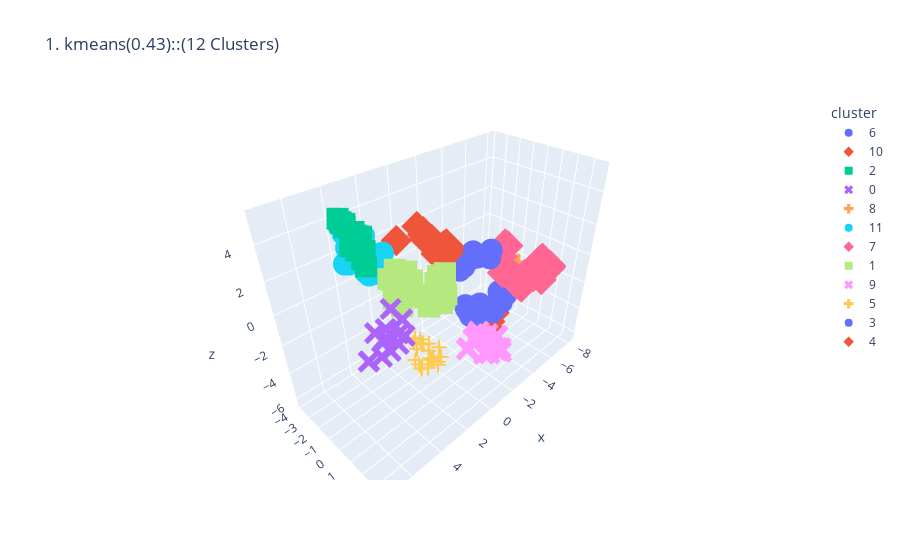
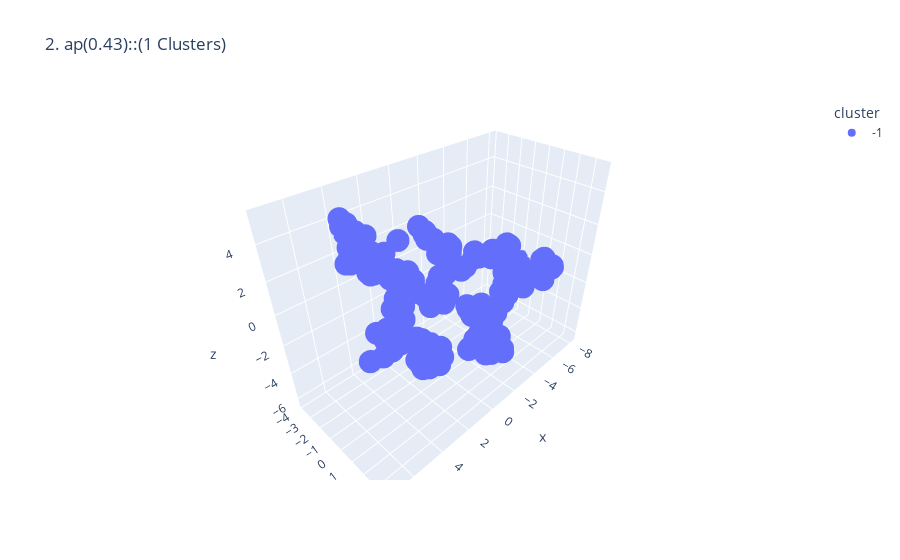
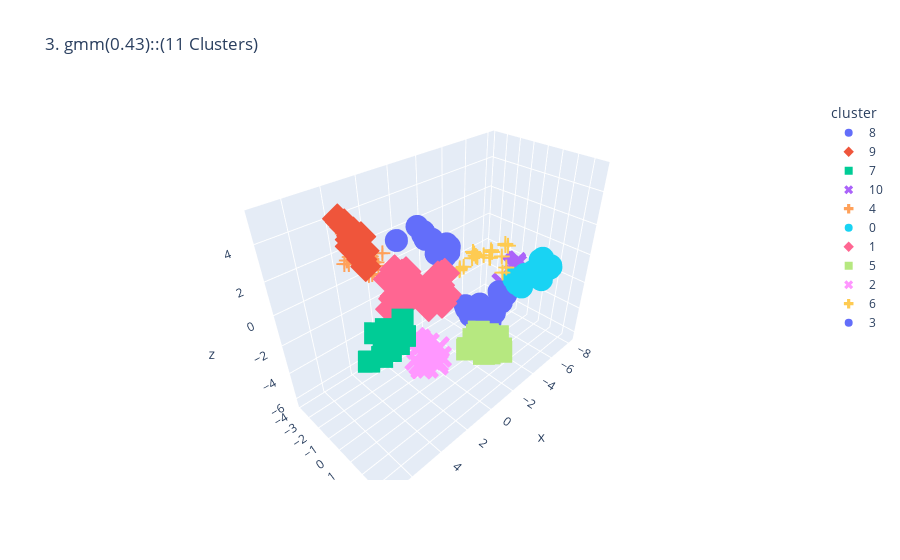
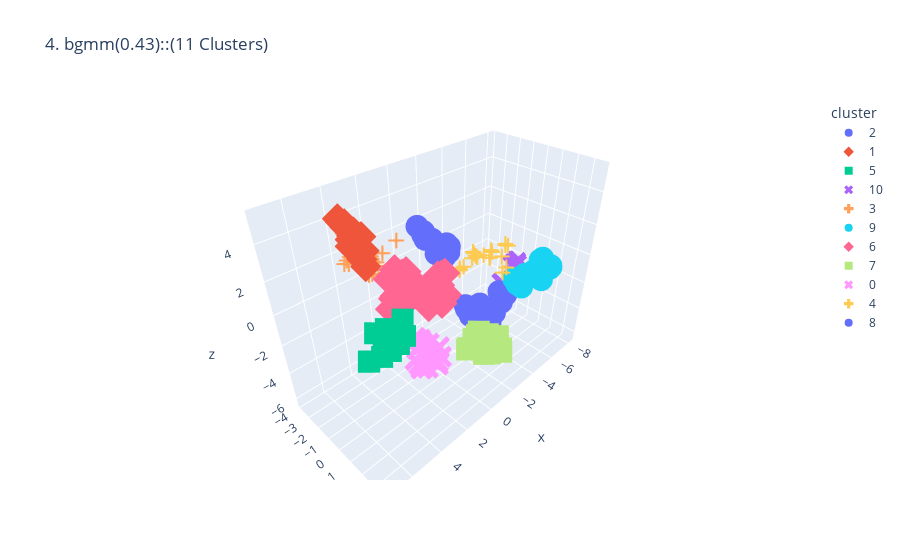

The cell these charts' notebook holds for them, in order:
### Markdown cell above
# 3D Plots

### Code cell
nn = 1
for name, model in fine_tunes_models.items():
    model.fit(x_scaled)

    if hasattr(model, "labels_"):
        y_pred = model.labels_.astype(int)
    else:
        y_pred = model.predict(x_scaled)  # Use x_scaled, not X
    
    n_clusters = np.unique(y_pred).size
    if n_clusters > 1:
        score = silhouette_score(x_scaled, y_pred)
    plot_datapoints(x_scaled, y_pred, n_components=3, title=f'{nn}. {name}({score:.2f})::({n_clusters} Clusters)')
        
    nn += 1
#     print(nn)

### Figure 1 — Plotly figure (JSON) as saved in the notebook; plotly's stock layout.template omitted (floating-point values rounded to 4 significant figures)
{"data": [{"hovertemplate": "cluster=6<br>x=%{x}<br>y=%{y}<br>z=%{z}<extra></extra>", "legendgroup": "6", "marker": {"color": "#636efa", "symbol": "circle"}, "mode": "markers", "name": "6", "scene": "scene", "showlegend": true, "type": "scatter3d", "x": [-5.079, -6.116, -4.668, -3.671, -3.552, -3.58, -3.679, -5.148, -4.777, -3.189, -3.283, -3.136, -3.271, -3.058, -3.065], "y": [-1.649, -0.8838, -0.1926, -1.161, -1.116, -1.055, -0.5208, 0.3909, 0.3676, -1.256, -0.6172, -0.9676, -0.3183, -1.043, -0.08903], "z": [-4.757, -3.859, -4.374, -4.482, -4.595, -4.584, -4.066, -2.955, -3.378, -3.667, -3.926, -3.888, -3.938, -3.716, -3.874]}, {"hovertemplate": "cluster=10<br>x=%{x}<br>y=%{y}<br>z=%{z}<extra></extra>", "legendgroup": "10", "marker": {"color": "#EF553B", "symbol": "diamond"}, "mode": "markers", "name": "10", "scene": "scene", "showlegend": true, "type": "scatter3d", "x": [-4.656, -4.607, -4.626, -4.68, -4.889, -4.657, -5.136, -4.211, -4.209], "y": [-1.006, -0.9284, -1.24, -0.8203, -0.5088, -0.4656, -0.3918, -0.6714, -0.4337], "z": [-6.114, -6.002, -5.538, -5.676, -5.513, -5.875, -4.846, -6.322, -6.226]}, {"hovertemplate": "cluster=2<br>x=%{x}<br>y=%{y}<br>z=%{z}<extra></extra>", "legendgroup": "2", "marker": {"color": "#00cc96", "symbol": "square"}, "mode": "markers", "name": "2", "scene": "scene", "showlegend": true, "type": "scatter3d", "x": [5.189, 5.299, 5.09, 4.697, 5.164, 4.88, 4.71, 4.857, 4.937, 4.733, 4.816, 4.748, 4.473], "y": [0.6396, 0.8985, -0.02281, -1.79, 0.4778, -0.9823, -1.563, -0.8022, -0.2234, -1.232, -0.6376, 0.08765, -1.35], "z": [5.288, 4.049, 5.211, 5.046, 4.151, 5.161, 4.965, 4.129, 4.18, 4.861, 4.701, 4.228, 4.095]}, {"hovertemplate": "cluster=0<br>x=%{x}<br>y=%{y}<br>z=%{z}<extra></extra>", "legendgroup": "0", "marker": {"color": "#ab63fa", "symbol": "x"}, "mode": "markers", "name": "0", "scene": "scene", "showlegend": true, "type": "scatter3d", "x": [6.574, 6.48, 6.84, 6.506, 7.192, 6.454, 7.164, 6.361, 5.848, 5.98, 5.908, 5.605, 5.168, 5.192], "y": [3.448, 3.515, 3.619, 2.828, 3.201, 3.315, 3.189, 3.552, 3.462, 3.595, 2.719, 3.538, 2.155, 2.927], "z": [2.443, 2.484, 1.866, 2.375, 1.57, 2.333, 1.559, 1.816, 2.338, 1.962, 2.167, 2.117, 2.468, 2.368]}, {"hovertemplate": "cluster=8<br>x=%{x}<br>y=%{y}<br>z=%{z}<extra></extra>", "legendgroup": "8", "marker": {"color": "#FFA15A", "symbol": "cross"}, "mode": "markers", "name": "8", "scene": "scene", "showlegend": true, "type": "scatter3d", "x": [-8.011, -8.058, -6.648, -7.164, -7.88, -7.643], "y": [-0.9633, -0.8332, -1.049, -0.5055, -0.9696, -1.015], "z": [-2.36, -2.299, -3.537, -2.817, -2.396, -2.54]}, {"hovertemplate": "cluster=11<br>x=%{x}<br>y=%{y}<br>z=%{z}<extra></extra>", "legendgroup": "11", "marker": {"color": "#19d3f3", "symbol": "circle"}, "mode": "markers", "name": "11", "scene": "scene", "showlegend": true, "type": "scatter3d", "x": [3.691, 4.451, 4.366, 4.145, 4.111, 3.337, 3.978, 4.098, 3.247, 3.81, 3.425, 3.539, 3.771, 3.335, 3.485, 3.335, 3.131, 2.919, 3.123, 2.955, 2.717, 2.494, 3.165, 2.434, 2.964], "y": [-3.474, -2.209, -1.951, -1.913, -2.197, -3.818, -2.736, -0.9714, -3.813, -1.381, -3.171, -3.331, -1.261, -1.638, -1.188, -2.747, -1.866, -3.869, -1.325, -1.695, -3.654, -3.274, -1.867, -1.856, -1.982], "z": [3.683, 2.417, 2.49, 3.012, 2.672, 3.027, 2.184, 2.334, 3.157, 2.917, 2.855, 2.486, 1.914, 2.826, 2.553, 1.986, 2.426, 2.753, 2.12, 2.08, 2.752, 2.788, 1.409, 2.322, 1.509]}, {"hovertemplate": "cluster=7<br>x=%{x}<br>y=%{y}<br>z=%{z}<extra></extra>", "legendgroup": "7", "marker": {"color": "#FF6692", "symbol": "diamond"}, "mode": "markers", "name": "7", "scene": "scene", "showlegend": true, "type": "scatter3d", "x": [-6.52, -7.181, -6.233, -7.926, -6.601, -7.895, -7.4, -7.843, -6.85, -6.641, -7.561, -5.874, -5.638, -5.631, -7.329, -5.644, -6.107, -7.378, -7.187, -7.08, -4.979, -5.776, -5.153, -4.985, -5.396, -5.36], "y": [0.02847, 1.573, 0.249, 1.207, 0.7515, 1.701, 1.357, 1.704, 1.105, 1.301, 1.062, 0.6492, 0.8287, 0.5475, 1.973, 1.174, 1.003, 1.335, 1.495, 1.703, 0.1269, -0.2201, 0.256, -0.02538, -0.1342, -0.1172], "z": [-2.739, -2.219, -2.713, -1.5, -2.328, -1.522, -1.805, -1.404, -1.646, -1.878, -1.147, -2.347, -2.167, -1.895, -1.236, -2.227, -1.581, -0.8157, -0.9716, -1.132, -1.335, 0.1022, -0.9856, -0.2453, 0.326, 0.4366]}, {"hovertemplate": "cluster=1<br>x=%{x}<br>y=%{y}<br>z=%{z}<extra></extra>", "legendgroup": "1", "marker": {"color": "#B6E880", "symbol": "square"}, "mode": "markers", "name": "1", "scene": "scene", "showlegend": true, "type": "scatter3d", "x": [4.53, 4.497, 4.546, 4.69, 4.28, 4.159, 3.669, 3.783, 3.559, 3.84, 3.017, 3.112, 3.34, 2.752, 2.736, 3.084, 2.869, 2.745, 2.829, 2.641, 3.239, 1.957, 2.017, 1.982], "y": [1.944, 1.538, 1.34, 1.783, 2.12, 1.376, 2.611, 2.983, 2.811, 1.225, -0.1903, 1.146, 2.042, 2.319, 2.571, 3.067, 0.1617, 2.99, 2.948, 0.1858, -0.02157, 2.105, 1.965, 1.675], "z": [3.101, 3.298, 3.284, 2.565, 2.693, 2.675, 2.52, 2.3, 2.211, 1.394, 2.366, 2.441, 2.205, 2.679, 2.691, 2.149, 2.215, 2.405, 2.26, 2.252, 1.027, 2.741, 2.593, 2.4]}, {"hovertemplate": "cluster=9<br>x=%{x}<br>y=%{y}<br>z=%{z}<extra></extra>", "legendgroup": "9", "marker": {"color": "#FF97FF", "symbol": "x"}, "mode": "markers", "name": "9", "scene": "scene", "showlegend": true, "type": "scatter3d", "x": [-2.677, -2.544, -2.906, -2.957, -2.592, -2.211, -1.949, -2.173, -2.369, -2.031, -1.807, -1.774, -1.814, -1.509, -1.197, -1.311, -0.455, -0.3106], "y": [2.203, 2.334, 1.625, 1.679, 1.191, 2.307, 2.503, 2.055, 1.995, 0.9328, 1.267, 2.065, 0.9903, 1.961, 2.115, 1.162, 1.524, 1.578], "z": [-4.776, -4.88, -4.29, -4.289, -4.211, -4.391, -4.308, -4.52, -4.78, -3.824, -4.044, -4.683, -3.931, -4.468, -4.303, -3.822, -3.75, -3.732]}, {"hovertemplate": "cluster=5<br>x=%{x}<br>y=%{y}<br>z=%{z}<extra></extra>", "legendgroup": "5", "marker": {"color": "#FECB52", "symbol": "cross"}, "mode": "markers", "name": "5", "scene": "scene", "showlegend": true, "type": "scatter3d", "x": [3.73, 3.412, 3.9, 3.338, 3.74, 3.184, 3.26, 3.606, 3.189, 3.036, 3.303, 3.627, 2.853, 3.42, 2.945, 2.712, 2.676, 2.423, 2.035, 2.197, 1.923], "y": [2.007, 1.886, 2.307, 1.426, 1.843, 1.777, 1.224, 2.595, 2.217, 2.088, 2.422, 2.132, 1.441, 1.946, 2.303, 1.883, 2.318, 1.707, 1.743, 1.813, 1.767], "z": [-0.7844, -0.469, -1.479, -0.703, -1.615, -0.914, -1.183, -1.709, -1.116, -0.8388, -1.407, -2.076, -1.412, -2.327, -1.881, -2.274, -2.339, -2.469, -1.946, -2.818, -2.673]}, {"hovertemplate": "cluster=3<br>x=%{x}<br>y=%{y}<br>z=%{z}<extra></extra>", "legendgroup": "3", "marker": {"color": "#636efa", "symbol": "circle"}, "mode": "markers", "name": "3", "scene": "scene", "showlegend": true, "type": "scatter3d", "x": [-4.995, -3.143, -3.109, -3.301, -4.58, -4.036, -3.807, -3.112, -4.356, -4.16, -3.855, -4.374, -3.241, -2.95], "y": [-0.799, -1.743, -1.74, -1.58, -0.5991, -1.286, -1.365, -1.725, -0.4573, -0.7635, -0.997, -0.3914, -0.7297, -0.5627], "z": [-0.2611, -1.075, -1.163, -0.9231, -0.4159, -0.3327, -0.4398, -1.007, -0.2542, -0.1236, -0.2221, 0.2932, 0.4104, 0.6983]}, {"hovertemplate": "cluster=4<br>x=%{x}<br>y=%{y}<br>z=%{z}<extra></extra>", "legendgroup": "4", "marker": {"color": "#EF553B", "symbol": "diamond"}, "mode": "markers", "name": "4", "scene": "scene", "showlegend": true, "type": "scatter3d", "x": [0.7072, 0.5124, 1.054, 0.7777, 0.6628, 1.434, 0.6572, 0.3124, 0.2468, 0.157, -0.1004, -0.1271, 0.01709, -0.6234, -0.6816], "y": [-0.6653, -1.353, 0.5964, -0.4757, -0.7738, -1.942, 0.4517, -1.039, 0.4002, 0.2692, -0.9328, -0.08121, 0.4196, -0.379, -0.2351], "z": [3.338, 3.301, 2.74, 3.005, 3.107, 2.62, 2.523, 2.96, 2.247, 2.052, 2.488, 2.445, 2.318, 2.229, 2.098]}], "layout": {"legend": {"title": {"text": "cluster"}, "tracegroupgap": 0}, "scene": {"domain": {"x": [0, 1], "y": [0, 1]}, "xaxis": {"title": {"text": "x"}}, "yaxis": {"title": {"text": "y"}}, "zaxis": {"title": {"text": "z"}}}, "title": {"text": "1. kmeans(0.43)::(12 Clusters)"}}}

### Figure 2 — Plotly figure (JSON) as saved in the notebook; plotly's stock layout.template omitted (floating-point values rounded to 4 significant figures; data arrays with more than 128 entries replaced by an {"elided": "..."} marker saying what was removed)
{"data": [{"hovertemplate": "cluster=-1<br>x=%{x}<br>y=%{y}<br>z=%{z}<extra></extra>", "legendgroup": "-1", "marker": {"color": "#636efa", "symbol": "circle"}, "mode": "markers", "name": "-1", "scene": "scene", "showlegend": true, "type": "scatter3d", "x": {"elided": "200 float values"}, "y": {"elided": "200 float values"}, "z": {"elided": "200 float values"}}], "layout": {"legend": {"title": {"text": "cluster"}, "tracegroupgap": 0}, "scene": {"domain": {"x": [0, 1], "y": [0, 1]}, "xaxis": {"title": {"text": "x"}}, "yaxis": {"title": {"text": "y"}}, "zaxis": {"title": {"text": "z"}}}, "title": {"text": "2. ap(0.43)::(1 Clusters)"}}}

### Figure 3 — Plotly figure (JSON) as saved in the notebook; plotly's stock layout.template omitted (floating-point values rounded to 4 significant figures)
{"data": [{"hovertemplate": "cluster=8<br>x=%{x}<br>y=%{y}<br>z=%{z}<extra></extra>", "legendgroup": "8", "marker": {"color": "#636efa", "symbol": "circle"}, "mode": "markers", "name": "8", "scene": "scene", "showlegend": true, "type": "scatter3d", "x": [-5.079, -4.656, -4.607, -4.626, -6.116, -4.68, -4.889, -4.657, -5.136, -4.211, -4.209, -4.668, -3.671, -3.552, -3.58, -3.679, -5.148, -4.777, -3.189, -3.283, -3.136, -3.271, -3.058, -3.065], "y": [-1.649, -1.006, -0.9284, -1.24, -0.8838, -0.8203, -0.5088, -0.4656, -0.3918, -0.6714, -0.4337, -0.1926, -1.161, -1.116, -1.055, -0.5208, 0.3909, 0.3676, -1.256, -0.6172, -0.9676, -0.3183, -1.043, -0.08903], "z": [-4.757, -6.114, -6.002, -5.538, -3.859, -5.676, -5.513, -5.875, -4.846, -6.322, -6.226, -4.374, -4.482, -4.595, -4.584, -4.066, -2.955, -3.378, -3.667, -3.926, -3.888, -3.938, -3.716, -3.874]}, {"hovertemplate": "cluster=9<br>x=%{x}<br>y=%{y}<br>z=%{z}<extra></extra>", "legendgroup": "9", "marker": {"color": "#EF553B", "symbol": "diamond"}, "mode": "markers", "name": "9", "scene": "scene", "showlegend": true, "type": "scatter3d", "x": [5.189, 5.299, 5.09, 4.697, 5.164, 4.88, 4.71, 4.857, 4.937, 4.733, 4.816, 4.748, 4.473], "y": [0.6396, 0.8985, -0.02281, -1.79, 0.4778, -0.9823, -1.563, -0.8022, -0.2234, -1.232, -0.6376, 0.08765, -1.35], "z": [5.288, 4.049, 5.211, 5.046, 4.151, 5.161, 4.965, 4.129, 4.18, 4.861, 4.701, 4.228, 4.095]}, {"hovertemplate": "cluster=7<br>x=%{x}<br>y=%{y}<br>z=%{z}<extra></extra>", "legendgroup": "7", "marker": {"color": "#00cc96", "symbol": "square"}, "mode": "markers", "name": "7", "scene": "scene", "showlegend": true, "type": "scatter3d", "x": [6.574, 6.48, 6.84, 6.506, 7.192, 6.454, 7.164, 6.361, 5.848, 5.98, 5.908, 5.605, 5.192], "y": [3.448, 3.515, 3.619, 2.828, 3.201, 3.315, 3.189, 3.552, 3.462, 3.595, 2.719, 3.538, 2.927], "z": [2.443, 2.484, 1.866, 2.375, 1.57, 2.333, 1.559, 1.816, 2.338, 1.962, 2.167, 2.117, 2.368]}, {"hovertemplate": "cluster=10<br>x=%{x}<br>y=%{y}<br>z=%{z}<extra></extra>", "legendgroup": "10", "marker": {"color": "#ab63fa", "symbol": "x"}, "mode": "markers", "name": "10", "scene": "scene", "showlegend": true, "type": "scatter3d", "x": [-8.011, -8.058, -6.648, -7.164, -7.88, -7.643], "y": [-0.9633, -0.8332, -1.049, -0.5055, -0.9696, -1.015], "z": [-2.36, -2.299, -3.537, -2.817, -2.396, -2.54]}, {"hovertemplate": "cluster=4<br>x=%{x}<br>y=%{y}<br>z=%{z}<extra></extra>", "legendgroup": "4", "marker": {"color": "#FFA15A", "symbol": "cross"}, "mode": "markers", "name": "4", "scene": "scene", "showlegend": true, "type": "scatter3d", "x": [3.691, 4.451, 4.366, 4.145, 4.111, 3.337, 3.978, 4.098, 3.247, 3.81, 3.425, 3.539, 3.771, 3.335, 3.485, 3.335, 3.131, 2.919, 3.123, 2.955, 2.717, 2.494, 3.165, 2.434, 2.964], "y": [-3.474, -2.209, -1.951, -1.913, -2.197, -3.818, -2.736, -0.9714, -3.813, -1.381, -3.171, -3.331, -1.261, -1.638, -1.188, -2.747, -1.866, -3.869, -1.325, -1.695, -3.654, -3.274, -1.867, -1.856, -1.982], "z": [3.683, 2.417, 2.49, 3.012, 2.672, 3.027, 2.184, 2.334, 3.157, 2.917, 2.855, 2.486, 1.914, 2.826, 2.553, 1.986, 2.426, 2.753, 2.12, 2.08, 2.752, 2.788, 1.409, 2.322, 1.509]}, {"hovertemplate": "cluster=0<br>x=%{x}<br>y=%{y}<br>z=%{z}<extra></extra>", "legendgroup": "0", "marker": {"color": "#19d3f3", "symbol": "circle"}, "mode": "markers", "name": "0", "scene": "scene", "showlegend": true, "type": "scatter3d", "x": [-6.52, -7.181, -6.233, -7.926, -6.601, -7.895, -7.4, -7.843, -6.85, -6.641, -7.561, -5.874, -5.638, -5.631, -7.329, -5.644, -6.107, -7.378, -7.187, -7.08], "y": [0.02847, 1.573, 0.249, 1.207, 0.7515, 1.701, 1.357, 1.704, 1.105, 1.301, 1.062, 0.6492, 0.8287, 0.5475, 1.973, 1.174, 1.003, 1.335, 1.495, 1.703], "z": [-2.739, -2.219, -2.713, -1.5, -2.328, -1.522, -1.805, -1.404, -1.646, -1.878, -1.147, -2.347, -2.167, -1.895, -1.236, -2.227, -1.581, -0.8157, -0.9716, -1.132]}, {"hovertemplate": "cluster=1<br>x=%{x}<br>y=%{y}<br>z=%{z}<extra></extra>", "legendgroup": "1", "marker": {"color": "#FF6692", "symbol": "diamond"}, "mode": "markers", "name": "1", "scene": "scene", "showlegend": true, "type": "scatter3d", "x": [5.168, 4.53, 4.497, 4.546, 4.69, 4.28, 4.159, 3.669, 3.783, 3.559, 3.84, 3.017, 3.112, 3.34, 2.752, 2.736, 3.084, 2.869, 2.745, 2.829, 2.641, 3.239, 1.957, 2.017, 1.982], "y": [2.155, 1.944, 1.538, 1.34, 1.783, 2.12, 1.376, 2.611, 2.983, 2.811, 1.225, -0.1903, 1.146, 2.042, 2.319, 2.571, 3.067, 0.1617, 2.99, 2.948, 0.1858, -0.02157, 2.105, 1.965, 1.675], "z": [2.468, 3.101, 3.298, 3.284, 2.565, 2.693, 2.675, 2.52, 2.3, 2.211, 1.394, 2.366, 2.441, 2.205, 2.679, 2.691, 2.149, 2.215, 2.405, 2.26, 2.252, 1.027, 2.741, 2.593, 2.4]}, {"hovertemplate": "cluster=5<br>x=%{x}<br>y=%{y}<br>z=%{z}<extra></extra>", "legendgroup": "5", "marker": {"color": "#B6E880", "symbol": "square"}, "mode": "markers", "name": "5", "scene": "scene", "showlegend": true, "type": "scatter3d", "x": [-2.677, -2.544, -2.906, -2.957, -2.592, -2.211, -1.949, -2.173, -2.369, -2.031, -1.807, -1.774, -1.814, -1.509, -1.197, -1.311, -0.455, -0.3106], "y": [2.203, 2.334, 1.625, 1.679, 1.191, 2.307, 2.503, 2.055, 1.995, 0.9328, 1.267, 2.065, 0.9903, 1.961, 2.115, 1.162, 1.524, 1.578], "z": [-4.776, -4.88, -4.29, -4.289, -4.211, -4.391, -4.308, -4.52, -4.78, -3.824, -4.044, -4.683, -3.931, -4.468, -4.303, -3.822, -3.75, -3.732]}, {"hovertemplate": "cluster=2<br>x=%{x}<br>y=%{y}<br>z=%{z}<extra></extra>", "legendgroup": "2", "marker": {"color": "#FF97FF", "symbol": "x"}, "mode": "markers", "name": "2", "scene": "scene", "showlegend": true, "type": "scatter3d", "x": [3.73, 3.412, 3.9, 3.338, 3.74, 3.184, 3.26, 3.606, 3.189, 3.036, 3.303, 3.627, 2.853, 3.42, 2.945, 2.712, 2.676, 2.423, 2.035, 2.197, 1.923], "y": [2.007, 1.886, 2.307, 1.426, 1.843, 1.777, 1.224, 2.595, 2.217, 2.088, 2.422, 2.132, 1.441, 1.946, 2.303, 1.883, 2.318, 1.707, 1.743, 1.813, 1.767], "z": [-0.7844, -0.469, -1.479, -0.703, -1.615, -0.914, -1.183, -1.709, -1.116, -0.8388, -1.407, -2.076, -1.412, -2.327, -1.881, -2.274, -2.339, -2.469, -1.946, -2.818, -2.673]}, {"hovertemplate": "cluster=6<br>x=%{x}<br>y=%{y}<br>z=%{z}<extra></extra>", "legendgroup": "6", "marker": {"color": "#FECB52", "symbol": "cross"}, "mode": "markers", "name": "6", "scene": "scene", "showlegend": true, "type": "scatter3d", "x": [-4.979, -5.776, -4.995, -3.143, -3.109, -3.301, -5.153, -4.58, -4.036, -3.807, -3.112, -4.985, -4.356, -4.16, -3.855, -5.396, -5.36, -4.374, -3.241, -2.95], "y": [0.1269, -0.2201, -0.799, -1.743, -1.74, -1.58, 0.256, -0.5991, -1.286, -1.365, -1.725, -0.02538, -0.4573, -0.7635, -0.997, -0.1342, -0.1172, -0.3914, -0.7297, -0.5627], "z": [-1.335, 0.1022, -0.2611, -1.075, -1.163, -0.9231, -0.9856, -0.4159, -0.3327, -0.4398, -1.007, -0.2453, -0.2542, -0.1236, -0.2221, 0.326, 0.4366, 0.2932, 0.4104, 0.6983]}, {"hovertemplate": "cluster=3<br>x=%{x}<br>y=%{y}<br>z=%{z}<extra></extra>", "legendgroup": "3", "marker": {"color": "#636efa", "symbol": "circle"}, "mode": "markers", "name": "3", "scene": "scene", "showlegend": true, "type": "scatter3d", "x": [0.7072, 0.5124, 1.054, 0.7777, 0.6628, 1.434, 0.6572, 0.3124, 0.2468, 0.157, -0.1004, -0.1271, 0.01709, -0.6234, -0.6816], "y": [-0.6653, -1.353, 0.5964, -0.4757, -0.7738, -1.942, 0.4517, -1.039, 0.4002, 0.2692, -0.9328, -0.08121, 0.4196, -0.379, -0.2351], "z": [3.338, 3.301, 2.74, 3.005, 3.107, 2.62, 2.523, 2.96, 2.247, 2.052, 2.488, 2.445, 2.318, 2.229, 2.098]}], "layout": {"legend": {"title": {"text": "cluster"}, "tracegroupgap": 0}, "scene": {"domain": {"x": [0, 1], "y": [0, 1]}, "xaxis": {"title": {"text": "x"}}, "yaxis": {"title": {"text": "y"}}, "zaxis": {"title": {"text": "z"}}}, "title": {"text": "3. gmm(0.43)::(11 Clusters)"}}}

### Figure 4 — Plotly figure (JSON) as saved in the notebook; plotly's stock layout.template omitted (floating-point values rounded to 4 significant figures)
{"data": [{"hovertemplate": "cluster=2<br>x=%{x}<br>y=%{y}<br>z=%{z}<extra></extra>", "legendgroup": "2", "marker": {"color": "#636efa", "symbol": "circle"}, "mode": "markers", "name": "2", "scene": "scene", "showlegend": true, "type": "scatter3d", "x": [-5.079, -4.656, -4.607, -4.626, -6.116, -4.68, -4.889, -4.657, -5.136, -4.211, -4.209, -4.668, -3.671, -3.552, -3.58, -3.679, -5.148, -4.777, -3.189, -3.283, -3.136, -3.271, -3.058, -3.065], "y": [-1.649, -1.006, -0.9284, -1.24, -0.8838, -0.8203, -0.5088, -0.4656, -0.3918, -0.6714, -0.4337, -0.1926, -1.161, -1.116, -1.055, -0.5208, 0.3909, 0.3676, -1.256, -0.6172, -0.9676, -0.3183, -1.043, -0.08903], "z": [-4.757, -6.114, -6.002, -5.538, -3.859, -5.676, -5.513, -5.875, -4.846, -6.322, -6.226, -4.374, -4.482, -4.595, -4.584, -4.066, -2.955, -3.378, -3.667, -3.926, -3.888, -3.938, -3.716, -3.874]}, {"hovertemplate": "cluster=1<br>x=%{x}<br>y=%{y}<br>z=%{z}<extra></extra>", "legendgroup": "1", "marker": {"color": "#EF553B", "symbol": "diamond"}, "mode": "markers", "name": "1", "scene": "scene", "showlegend": true, "type": "scatter3d", "x": [5.189, 5.299, 5.09, 4.697, 5.164, 4.88, 4.71, 4.857, 4.937, 4.733, 4.816, 4.748, 4.473], "y": [0.6396, 0.8985, -0.02281, -1.79, 0.4778, -0.9823, -1.563, -0.8022, -0.2234, -1.232, -0.6376, 0.08765, -1.35], "z": [5.288, 4.049, 5.211, 5.046, 4.151, 5.161, 4.965, 4.129, 4.18, 4.861, 4.701, 4.228, 4.095]}, {"hovertemplate": "cluster=5<br>x=%{x}<br>y=%{y}<br>z=%{z}<extra></extra>", "legendgroup": "5", "marker": {"color": "#00cc96", "symbol": "square"}, "mode": "markers", "name": "5", "scene": "scene", "showlegend": true, "type": "scatter3d", "x": [6.574, 6.48, 6.84, 6.506, 7.192, 6.454, 7.164, 6.361, 5.848, 5.98, 5.908, 5.605, 5.192], "y": [3.448, 3.515, 3.619, 2.828, 3.201, 3.315, 3.189, 3.552, 3.462, 3.595, 2.719, 3.538, 2.927], "z": [2.443, 2.484, 1.866, 2.375, 1.57, 2.333, 1.559, 1.816, 2.338, 1.962, 2.167, 2.117, 2.368]}, {"hovertemplate": "cluster=10<br>x=%{x}<br>y=%{y}<br>z=%{z}<extra></extra>", "legendgroup": "10", "marker": {"color": "#ab63fa", "symbol": "x"}, "mode": "markers", "name": "10", "scene": "scene", "showlegend": true, "type": "scatter3d", "x": [-8.011, -8.058, -6.648, -7.164, -7.88, -7.643], "y": [-0.9633, -0.8332, -1.049, -0.5055, -0.9696, -1.015], "z": [-2.36, -2.299, -3.537, -2.817, -2.396, -2.54]}, {"hovertemplate": "cluster=3<br>x=%{x}<br>y=%{y}<br>z=%{z}<extra></extra>", "legendgroup": "3", "marker": {"color": "#FFA15A", "symbol": "cross"}, "mode": "markers", "name": "3", "scene": "scene", "showlegend": true, "type": "scatter3d", "x": [3.691, 4.451, 4.366, 4.145, 4.111, 3.337, 3.978, 4.098, 3.247, 3.81, 3.425, 3.539, 3.771, 3.335, 3.485, 3.335, 3.131, 2.919, 3.123, 2.955, 2.717, 2.494, 3.165, 2.434, 2.964, 1.434], "y": [-3.474, -2.209, -1.951, -1.913, -2.197, -3.818, -2.736, -0.9714, -3.813, -1.381, -3.171, -3.331, -1.261, -1.638, -1.188, -2.747, -1.866, -3.869, -1.325, -1.695, -3.654, -3.274, -1.867, -1.856, -1.982, -1.942], "z": [3.683, 2.417, 2.49, 3.012, 2.672, 3.027, 2.184, 2.334, 3.157, 2.917, 2.855, 2.486, 1.914, 2.826, 2.553, 1.986, 2.426, 2.753, 2.12, 2.08, 2.752, 2.788, 1.409, 2.322, 1.509, 2.62]}, {"hovertemplate": "cluster=9<br>x=%{x}<br>y=%{y}<br>z=%{z}<extra></extra>", "legendgroup": "9", "marker": {"color": "#19d3f3", "symbol": "circle"}, "mode": "markers", "name": "9", "scene": "scene", "showlegend": true, "type": "scatter3d", "x": [-6.52, -7.181, -6.233, -7.926, -6.601, -7.895, -7.4, -7.843, -6.85, -6.641, -7.561, -5.874, -5.638, -5.631, -7.329, -5.644, -6.107, -7.378, -7.187, -7.08], "y": [0.02847, 1.573, 0.249, 1.207, 0.7515, 1.701, 1.357, 1.704, 1.105, 1.301, 1.062, 0.6492, 0.8287, 0.5475, 1.973, 1.174, 1.003, 1.335, 1.495, 1.703], "z": [-2.739, -2.219, -2.713, -1.5, -2.328, -1.522, -1.805, -1.404, -1.646, -1.878, -1.147, -2.347, -2.167, -1.895, -1.236, -2.227, -1.581, -0.8157, -0.9716, -1.132]}, {"hovertemplate": "cluster=6<br>x=%{x}<br>y=%{y}<br>z=%{z}<extra></extra>", "legendgroup": "6", "marker": {"color": "#FF6692", "symbol": "diamond"}, "mode": "markers", "name": "6", "scene": "scene", "showlegend": true, "type": "scatter3d", "x": [5.168, 4.53, 4.497, 4.546, 4.69, 4.28, 4.159, 3.669, 3.783, 3.559, 3.84, 3.017, 3.112, 3.34, 2.752, 2.736, 3.084, 2.869, 2.745, 2.829, 2.641, 3.239, 1.957, 2.017, 1.982], "y": [2.155, 1.944, 1.538, 1.34, 1.783, 2.12, 1.376, 2.611, 2.983, 2.811, 1.225, -0.1903, 1.146, 2.042, 2.319, 2.571, 3.067, 0.1617, 2.99, 2.948, 0.1858, -0.02157, 2.105, 1.965, 1.675], "z": [2.468, 3.101, 3.298, 3.284, 2.565, 2.693, 2.675, 2.52, 2.3, 2.211, 1.394, 2.366, 2.441, 2.205, 2.679, 2.691, 2.149, 2.215, 2.405, 2.26, 2.252, 1.027, 2.741, 2.593, 2.4]}, {"hovertemplate": "cluster=7<br>x=%{x}<br>y=%{y}<br>z=%{z}<extra></extra>", "legendgroup": "7", "marker": {"color": "#B6E880", "symbol": "square"}, "mode": "markers", "name": "7", "scene": "scene", "showlegend": true, "type": "scatter3d", "x": [-2.677, -2.544, -2.906, -2.957, -2.592, -2.211, -1.949, -2.173, -2.369, -2.031, -1.807, -1.774, -1.814, -1.509, -1.197, -1.311, -0.455, -0.3106], "y": [2.203, 2.334, 1.625, 1.679, 1.191, 2.307, 2.503, 2.055, 1.995, 0.9328, 1.267, 2.065, 0.9903, 1.961, 2.115, 1.162, 1.524, 1.578], "z": [-4.776, -4.88, -4.29, -4.289, -4.211, -4.391, -4.308, -4.52, -4.78, -3.824, -4.044, -4.683, -3.931, -4.468, -4.303, -3.822, -3.75, -3.732]}, {"hovertemplate": "cluster=0<br>x=%{x}<br>y=%{y}<br>z=%{z}<extra></extra>", "legendgroup": "0", "marker": {"color": "#FF97FF", "symbol": "x"}, "mode": "markers", "name": "0", "scene": "scene", "showlegend": true, "type": "scatter3d", "x": [3.73, 3.412, 3.9, 3.338, 3.74, 3.184, 3.26, 3.606, 3.189, 3.036, 3.303, 3.627, 2.853, 3.42, 2.945, 2.712, 2.676, 2.423, 2.035, 2.197, 1.923], "y": [2.007, 1.886, 2.307, 1.426, 1.843, 1.777, 1.224, 2.595, 2.217, 2.088, 2.422, 2.132, 1.441, 1.946, 2.303, 1.883, 2.318, 1.707, 1.743, 1.813, 1.767], "z": [-0.7844, -0.469, -1.479, -0.703, -1.615, -0.914, -1.183, -1.709, -1.116, -0.8388, -1.407, -2.076, -1.412, -2.327, -1.881, -2.274, -2.339, -2.469, -1.946, -2.818, -2.673]}, {"hovertemplate": "cluster=4<br>x=%{x}<br>y=%{y}<br>z=%{z}<extra></extra>", "legendgroup": "4", "marker": {"color": "#FECB52", "symbol": "cross"}, "mode": "markers", "name": "4", "scene": "scene", "showlegend": true, "type": "scatter3d", "x": [-4.979, -5.776, -4.995, -3.143, -3.109, -3.301, -5.153, -4.58, -4.036, -3.807, -3.112, -4.985, -4.356, -4.16, -3.855, -5.396, -5.36, -4.374, -3.241, -2.95], "y": [0.1269, -0.2201, -0.799, -1.743, -1.74, -1.58, 0.256, -0.5991, -1.286, -1.365, -1.725, -0.02538, -0.4573, -0.7635, -0.997, -0.1342, -0.1172, -0.3914, -0.7297, -0.5627], "z": [-1.335, 0.1022, -0.2611, -1.075, -1.163, -0.9231, -0.9856, -0.4159, -0.3327, -0.4398, -1.007, -0.2453, -0.2542, -0.1236, -0.2221, 0.326, 0.4366, 0.2932, 0.4104, 0.6983]}, {"hovertemplate": "cluster=8<br>x=%{x}<br>y=%{y}<br>z=%{z}<extra></extra>", "legendgroup": "8", "marker": {"color": "#636efa", "symbol": "circle"}, "mode": "markers", "name": "8", "scene": "scene", "showlegend": true, "type": "scatter3d", "x": [0.7072, 0.5124, 1.054, 0.7777, 0.6628, 0.6572, 0.3124, 0.2468, 0.157, -0.1004, -0.1271, 0.01709, -0.6234, -0.6816], "y": [-0.6653, -1.353, 0.5964, -0.4757, -0.7738, 0.4517, -1.039, 0.4002, 0.2692, -0.9328, -0.08121, 0.4196, -0.379, -0.2351], "z": [3.338, 3.301, 2.74, 3.005, 3.107, 2.523, 2.96, 2.247, 2.052, 2.488, 2.445, 2.318, 2.229, 2.098]}], "layout": {"legend": {"title": {"text": "cluster"}, "tracegroupgap": 0}, "scene": {"domain": {"x": [0, 1], "y": [0, 1]}, "xaxis": {"title": {"text": "x"}}, "yaxis": {"title": {"text": "y"}}, "zaxis": {"title": {"text": "z"}}}, "title": {"text": "4. bgmm(0.43)::(11 Clusters)"}}}
